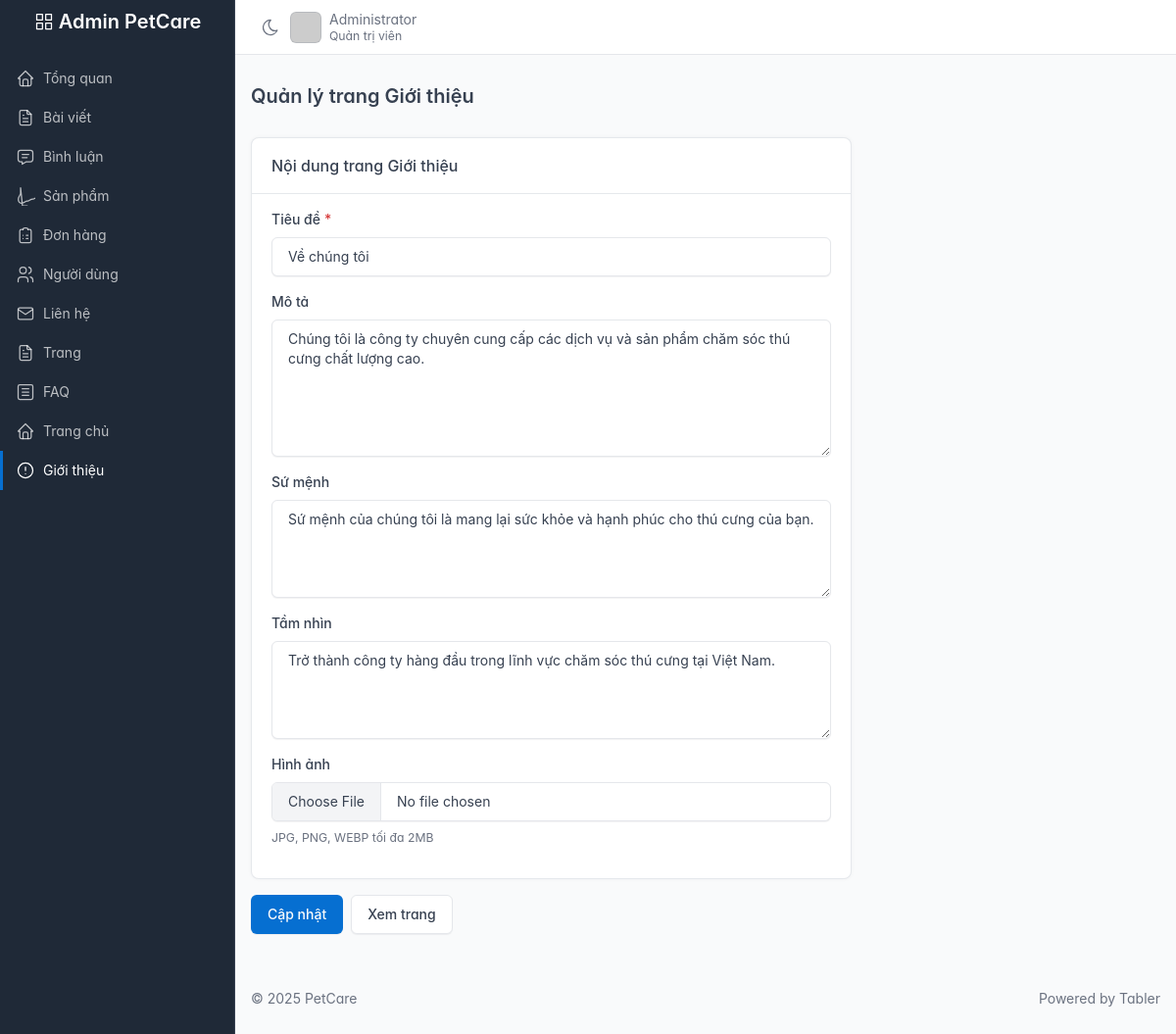
Page /public/admin/about (signed in) on the committed database.
### tables this page shows
CREATE TABLE IF NOT EXISTS about_page (
    id INT PRIMARY KEY AUTO_INCREMENT,
    title VARCHAR(255) DEFAULT 'About us',
    description TEXT,
    mission TEXT,
    vision TEXT,
    image VARCHAR(255),
    updated_at TIMESTAMP NULL DEFAULT NULL ON UPDATE CURRENT_TIMESTAMP
);

### app/core/Controller.php (called while the page is built, shortened)
<?php
class Controller
{
    protected function view(string $view, array $data = [], string $title = null, string $layout = 'main'): void
    {
        $viewFile = __DIR__ . '/../views/' . str_replace('.', '/', $view) . '.php';
        extract($data);
        $content = function () use ($viewFile, $data) {
            extract($data);
            require $viewFile;
        };
        $layoutFile = __DIR__ . '/../views/layouts/' . $layout . '.php';
        require $layoutFile;
    }
}

### app/controllers/Admin/AboutController.php (called while the page is built, shortened)
<?php
class AboutController extends Controller
{
    public function index(): void
    {
        $about = About::get();
        $this->view('admin/about/index', [
            'title' => 'Quản lý trang Giới thiệu',
            'about' => $about,
        ], 'Quản lý trang Giới thiệu', 'admin');
    }
}

### app/core/Router.php (called while the page is built, shortened)
<?php
class Router
{
    private array $routes = [
        'GET' => [],
        'POST' => [],
    ];
    private string $basePath = '';
    public function __construct()
    {
        $base = parse_url(BASE_URL, PHP_URL_PATH) ?: '';
        $this->basePath = rtrim($base, '/');
    }
    public function get(string $path, string $handler): void
    {
        $this->routes['GET'][$this->normalize($path)] = $handler;
    }
    public function post(string $path, string $handler): void
    {
        $this->routes['POST'][$this->normalize($path)] = $handler;
    }
    private function normalize(string $path): string
    {
        $path = parse_url($path, PHP_URL_PATH) ?: '/';
        $path = preg_replace('#/+#','/',$path);
        if ($this->basePath !== '' && $this->basePath !== '/') {
            if (str_starts_with($path, $this->basePath)) {
                $path = substr($path, strlen($this->basePath));
            }
        }
        $path = '/' . trim($path, '/');
        return $path === '//' ? '/' : $path;
    }
    public function dispatch(string $method, string $uri): void
    {
        $path = $this->normalize($uri);
        $handler = $this->routes[$method][$path] ?? null;
        [$controllerName, $action] = explode('@', $handler);
        $controller = new $controllerClass();
        $controller->$action();
    }
}

### public/index.php (called while the page is built, shortened)
<?php
require_once __DIR__ . '/../app/core/Database.php';
require_once __DIR__ . '/../app/core/Controller.php';
require_once __DIR__ . '/../app/core/Router.php';
$baseDir = __DIR__ . '/../app/';
spl_autoload_register(function ($class) use ($baseDir) {
    $class = ltrim($class, '\\');
    if (str_starts_with($class, 'App\\')) {
        $relative = str_replace('App\\', '', $class);
        $path = $baseDir . str_replace('\\', '/', $relative) . '.php';
    } elseif (str_starts_with($class, 'Core\\')) {
        $relative = str_replace('Core\\', 'core\\', $class);
        $path = $baseDir . str_replace('\\', '/', $relative) . '.php';
        if (is_file($path)) require_once $path;
    }
});
$router = new Router();
$router->get('/', 'HomeController@index');
$router->get('/login', 'AuthController@login');
$router->post('/login', 'AuthController@doLogin');
$router->get('/register', 'AuthController@register');
$router->post('/register', 'AuthController@doRegister');
$router->get('/logout', 'AuthController@logout');
$router->get('/about', 'AboutController@index');
$router->get('/shop', 'ProductController@index');
$router->get('/products', 'ProductController@index');
$router->get('/products/show', 'ProductController@show');
$router->get('/cart', 'CartController@index');
$router->post('/cart/add', 'CartController@add');
$router->post('/cart/update', 'CartController@update');
$router->post('/cart/remove', 'CartController@remove');
$router->get('/cart/checkout', 'CartController@checkout');
$router->get('/orders', 'OrderController@index');
$router->get('/orders/show', 'OrderController@show');
$router->post('/orders/checkout', 'OrderController@checkout');
$router->get('/profile', 'ProfileController@index');
$router->get('/profile/edit', 'ProfileController@edit');
$router->post('/profile/update', 'ProfileController@update');
$router->get('/profile/change-password', 'ProfileController@changePassword');
$router->post('/profile/update-password', 'ProfileController@updatePassword');
$router->get('/faq', 'FAQController@index');
$router->get('/page/show', 'PageController@show');
$router->get('/contact', 'ContactController@index');
$router->post('/contact/submit', 'ContactController@submit');
$router->get('/posts', 'PostController@index');
$router->get('/posts/show', 'PostController@show');
$router->post('/posts/comment', 'PostController@submitComment');
$router->get('/admin', 'Admin\\PageController@dashboard');
$router->post('/admin/upload/image', 'Admin\\UploadController@image');
$router->get('/admin/about', 'Admin\\AboutController@index');
$router->post('/admin/about/update', 'Admin\\AboutController@update');
$router->get('/admin/products', 'Admin\\ProductController@index');
$router->get('/admin/products/create', 'Admin\\ProductController@create');
$router->post('/admin/products/store', 'Admin\\ProductController@store');
$router->get('/admin/products/edit', 'Admin\\ProductController@edit');
$router->post('/admin/products/update', 'Admin\\ProductController@update');
$router->post('/admin/products/delete', 'Admin\\ProductController@delete');
$router->get('/admin/orders', 'Admin\\OrderController@index');
$router->get('/admin/orders/show', 'Admin\\OrderController@show');
$router->post('/admin/orders/update-status', 'Admin\\OrderController@updateStatus');
$router->get('/admin/users', 'Admin\\UserController@index');
$router->get('/admin/users/show', 'Admin\\UserController@show');
$router->post('/admin/users/update-status', 'Admin\\UserController@updateStatus');
$router->post('/admin/users/reset-password', 'Admin\\UserController@resetPassword');
$router->post('/admin/users/delete', 'Admin\\UserController@delete');
$router->get('/admin/faqs', 'Admin\\FAQController@index');
$router->get('/admin/faqs/create', 'Admin\\FAQController@create');
$router->post('/admin/faqs/store', 'Admin\\FAQController@store');
$router->get('/admin/faqs/edit', 'Admin\\FAQController@edit');
$router->post('/admin/faqs/update', 'Admin\\FAQController@update');
$router->post('/admin/faqs/delete', 'Admin\\FAQController@delete');
$router->get('/admin/posts', 'Admin\\PostController@index');
$router->get('/admin/posts/create', 'Admin\\PostController@create');
$router->post('/admin/posts/store', 'Admin\\PostController@store');
$router->get('/admin/posts/edit', 'Admin\\PostController@edit');
$router->post('/admin/posts/update', 'Admin\\PostController@update');
$router->post('/admin/posts/delete', 'Admin\\PostController@delete');
$router->get('/admin/comments', 'Admin\\CommentController@index');
$router->post('/admin/comments/approve', 'Admin\\CommentController@approve');
$router->post('/admin/comments/reject', 'Admin\\CommentController@reject');
$router->post('/admin/comments/delete', 'Admin\\CommentController@delete');
$router->get('/admin/home', 'Admin\\HomeController@index');
$router->post('/admin/home/update', 'Admin\\HomeController@update');
$router->get('/admin/pages', 'Admin\\PageController@index');
$router->get('/admin/pages/create', 'Admin\\PageController@create');
$router->post('/admin/pages/store', 'Admin\\PageController@store');
$router->get('/admin/pages/edit', 'Admin\\PageController@edit');
$router->post('/admin/pages/update', 'Admin\\PageController@update');
$router->post('/admin/pages/delete', 'Admin\\PageController@delete');
$router->get('/admin/contacts', 'Admin\\ContactController@index');
$router->get('/admin/contacts/show', 'Admin\\ContactController@show');
$router->post('/admin/contacts/update-status', 'Admin\\ContactController@updateStatus');
$router->post('/admin/contacts/reply', 'Admin\\ContactController@reply');
$router->post('/admin/contacts/delete', 'Admin\\ContactController@delete');
$router->dispatch($_SERVER['REQUEST_METHOD'], $_SERVER['REQUEST_URI']);

### app/core/Database.php (called while the page is built, shortened)
<?php
class Database
{
    private static ?PDO $pdo = null;
    public static function conn(): PDO
    {
        if (self::$pdo === null) {
            $dsn = 'mysql:host=' . DB_HOST . ';dbname=' . DB_NAME . ';charset=' . DB_CHARSET;
            $options = [
                PDO::ATTR_ERRMODE => PDO::ERRMODE_EXCEPTION,
                PDO::ATTR_DEFAULT_FETCH_MODE => PDO::FETCH_ASSOC,
                PDO::ATTR_EMULATE_PREPARES => false,
            ];
            try {
                self::$pdo = new PDO($dsn, DB_USER, DB_PASS, $options);
            } catch (PDOException $e) {
                http_response_code(500);
                echo 'Database connection failed.';
                error_log('DB Error: ' . $e->getMessage());
                exit;
            }
        }
        return self::$pdo;
    }
}

### app/Models/About.php (called while the page is built, shortened)
<?php
class About
{
    public static function get(): ?array
    {
        $sql = "SELECT * FROM about_page ORDER BY id DESC LIMIT 1";
        $stmt = Database::conn()->query($sql);
        $row = $stmt->fetch(PDO::FETCH_ASSOC);
        return $row ?: null;
    }
}

### app/views/admin/about/index.php (the view, shortened to what this page needs)
<?php
$about = $about ?? null;
?>
<div class="page-header d-print-none">
    <div class="container-xl">
        <div class="row g-2 align-items-center">
            <div class="col">
                <h2 class="page-title">Quản lý trang Giới thiệu</h2>
            </div>
        </div>
    </div>
</div>
<div class="page-body">
    <div class="container-xl">
        <div class="row">
            <div class="col-lg-8">
                <form method="post" action="<?= BASE_URL ?>admin/about/update" enctype="multipart/form-data">
                    <div class="card mb-3">
                        <div class="card-header">
                            <h3 class="card-title">Nội dung trang Giới thiệu</h3>
                        </div>
                        <div class="card-body">
                            <div class="mb-3">
                                <label class="form-label required">Tiêu đề</label>
                                <input type="text" name="title" class="form-control"
                                       value="<?= htmlspecialchars($about['title'] ?? 'Về chúng tôi') ?>"
                                       required>
                            </div>
                            <div class="mb-3">
                                <label class="form-label">Mô tả</label>
                                <textarea name="description" class="form-control" rows="6"
                                          placeholder="Mô tả về công ty..."><?= htmlspecialchars($about['description'] ?? '') ?></textarea>
                            </div>
                            <div class="mb-3">
                                <label class="form-label">Sứ mệnh</label>
                                <textarea name="mission" class="form-control" rows="4"
                                          placeholder="Sứ mệnh của công ty..."><?= htmlspecialchars($about['mission'] ?? '') ?></textarea>
                            </div>
                            <div class="mb-3">
                                <label class="form-label">Tầm nhìn</label>
                                <textarea name="vision" class="form-control" rows="4"
                                          placeholder="Tầm nhìn của công ty..."><?= htmlspecialchars($about['vision'] ?? '') ?></textarea>
                            </div>
                            <div class="mb-3">
                                <label class="form-label">Hình ảnh</label>
                                <input type="file" name="image" id="imageInput" accept="image/*" class="form-control">
                                <small class="form-hint">JPG, PNG, WEBP tối đa 2MB</small>
                            </div>
                        </div>
                    </div>
                    <div class="d-flex gap-2">
                        <button type="submit" class="btn btn-primary">Cập nhật</button>
                        <a href="<?= BASE_URL ?>about" target="_blank" class="btn">Xem trang</a>
                    </div>
                </form>
            </div>
        </div>
    </div>
</div>

### app/views/layouts/admin.php (style rules this page uses)
:root { --tblr-font-sans-serif: 'Inter Var', -apple-system, BlinkMacSystemFont, San Francisco, Segoe UI, Roboto, Helvetica Neue, sans-serif; }
body { font-family: var(--tblr-font-sans-serif); }

### rows in the picture
about_page: title "Về chúng tôi", description "Chúng tôi là công ty chuyên cung cấp các dịch vụ và sản phẩm chăm sóc thú cưng chất lượng cao.", mission "Sứ mệnh của chúng tôi là mang lại sức khỏe và hạnh phúc cho thú cưng của bạn.", vision "Trở thành công ty hàng đầu trong lĩnh vực chăm sóc thú cưng tại Việt Nam."

### other values in the picture
APP_NAME "PetCare"
$_SESSION['user_name'] "Administrator"
